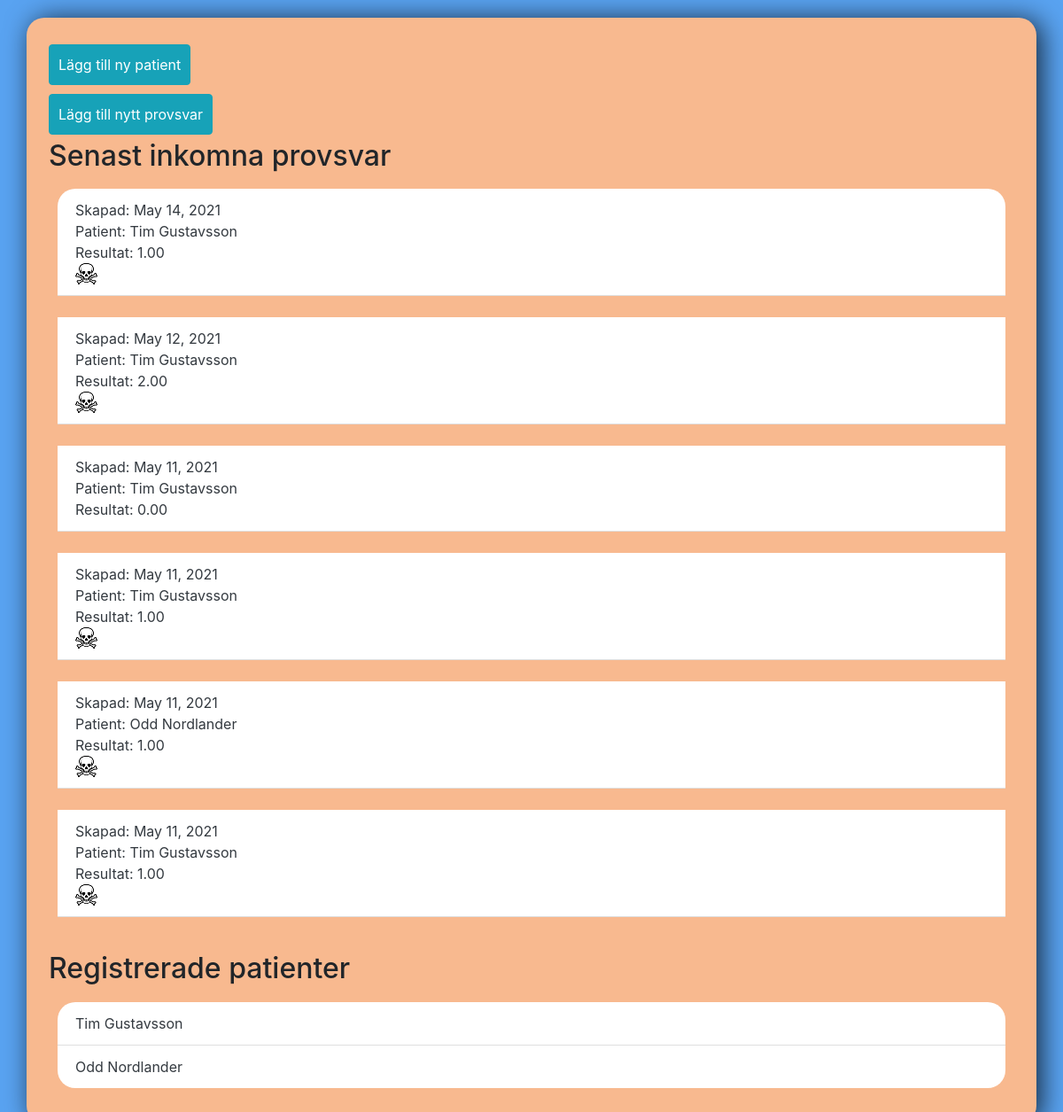
The page / on the database its author committed.
### psa/models.py (models this page shows, shortened)
class Provsvar(models.Model):
	created = models.DateField(auto_now_add=True)
	result = models.DecimalField(max_digits=5, decimal_places=2)
	done = models.CharField(max_length=100, default='False')
	ssn = models.ForeignKey(Patient, default='None', verbose_name="Kopplad patient", on_delete=models.SET_DEFAULT, validators=[validate_ssn, read_from_db])
	class Meta:
		verbose_name_plural = "Provsvar"

class Patient(models.Model):
	ssn = models.BigIntegerField(validators=[validate_ssn],primary_key=True, unique=True)
	namn = models.CharField(max_length=100)
	gata = models.CharField(max_length=50)
	postort = models.CharField(max_length=50)
	postnr = models.IntegerField(validators=[validate_postnr])
	mail = models.EmailField(max_length=50)
	operationsdatum = models.DateField()
	created = models.DateField(auto_now_add=True)
	kallelsedatum = models.DateField()
	class Meta:
		verbose_name_plural = "Patienter"
	def __str__(self):
		return self.namn

### psa/views.py (the view)
# urls.py: path('', views.IndexView.as_view(), name='index'),
class IndexView(generic.ListView):
    template_name = 'psa/index.html'
    context_object_name = 'latest_provsvar_list'
    def get_context_data(self, **kwargs):
        context = super(IndexView, self).get_context_data(**kwargs)
        context.update({
            'latest_provsvar_list': Provsvar.objects.order_by('-created')[:10],
            'patient_list': Patient.objects.order_by('-created'),
        })
        return context
    def get_queryset(self):
        return Patient.objects.all()

### psa/templates/psa/index.html (shortened to what this page needs)
<link rel="stylesheet" href="https://cdn.jsdelivr.net/npm/bootstrap@4.6.0/dist/css/bootstrap.min.css">
<div class="center-column">
    <div class="box">
        <div class = "menu">
            <a class="btn btn-info" href="{% url 'psa:add_patient' %}">Lägg till ny patient</a>
            <a class="btn btn-info" href="{% url 'psa:add_provsvar' %}">Lägg till nytt provsvar</a>
        </div>
        <div class = list>
            <h2>Senast inkomna provsvar</h2>
            {% if latest_provsvar_list %}
                <ul class="list-group list-group-flush">
                {% for provsvar in latest_provsvar_list %}
                    <li class="list-group-item"><a href="{% url 'psa:provsvar_detail' provsvar.id %}" class="text-dark">Skapad: {{ provsvar.created }}</br>Patient: {{ provsvar.ssn }}</br>Resultat: {{ provsvar.result }}</br></a>{% if provsvar.result > 0 %}<img src="bones.png" alt="Hantera">{% endif %}</li><br>
                {% endfor %}
                </ul>
            {% else %}
                <p>Inga provsvar tillgängliga.</p>
            {% endif %}
        </div>
        <div class = list>
            <h2>Registrerade patienter</h2>
            {% if patient_list %}
                <ul class="list-group list-group-flush">
                {% for patient in patient_list %}
                <li class="list-group-item"><a href="{% url 'psa:patient_detail' patient.pk %}" class="text-dark">{{ patient.namn }}</a></li>
                {% endfor %}
                </ul>
            {% else %}
                <p>Inga patienter tillgängliga.</p>
            {% endif %}
        </div>
    </div>
</div>

### psa/templates/psa/index.html (style rules this page uses)
.center-column { width:95%; height: flex; margin: 20px auto; padding:25px; background-color: rgb(248, 185, 143); border-radius: 20px; box-shadow: 6px 2px 30px 0px rgba(0, 0, 0, 0.75); }
.btn-info { margin: 5px auto; padding:10px; }
.list-group-flush { margin: 5px auto; padding:10px; border-radius: 20px; }

### rows shown on the page
Provsvar: created "May 14, 2021", ssn "Tim Gustavsson", result "1.00"
Provsvar: created "May 12, 2021", ssn "Tim Gustavsson", result "2.00"
Provsvar: created "May 11, 2021", ssn "Tim Gustavsson", result "0.00"
Provsvar: created "May 11, 2021", ssn "Tim Gustavsson", result "1.00"
Provsvar: created "May 11, 2021", ssn "Odd Nordlander", result "1.00"
Provsvar: created "May 11, 2021", ssn "Tim Gustavsson", result "1.00"
Patient: namn "Tim Gustavsson"
Patient: namn "Odd Nordlander"
